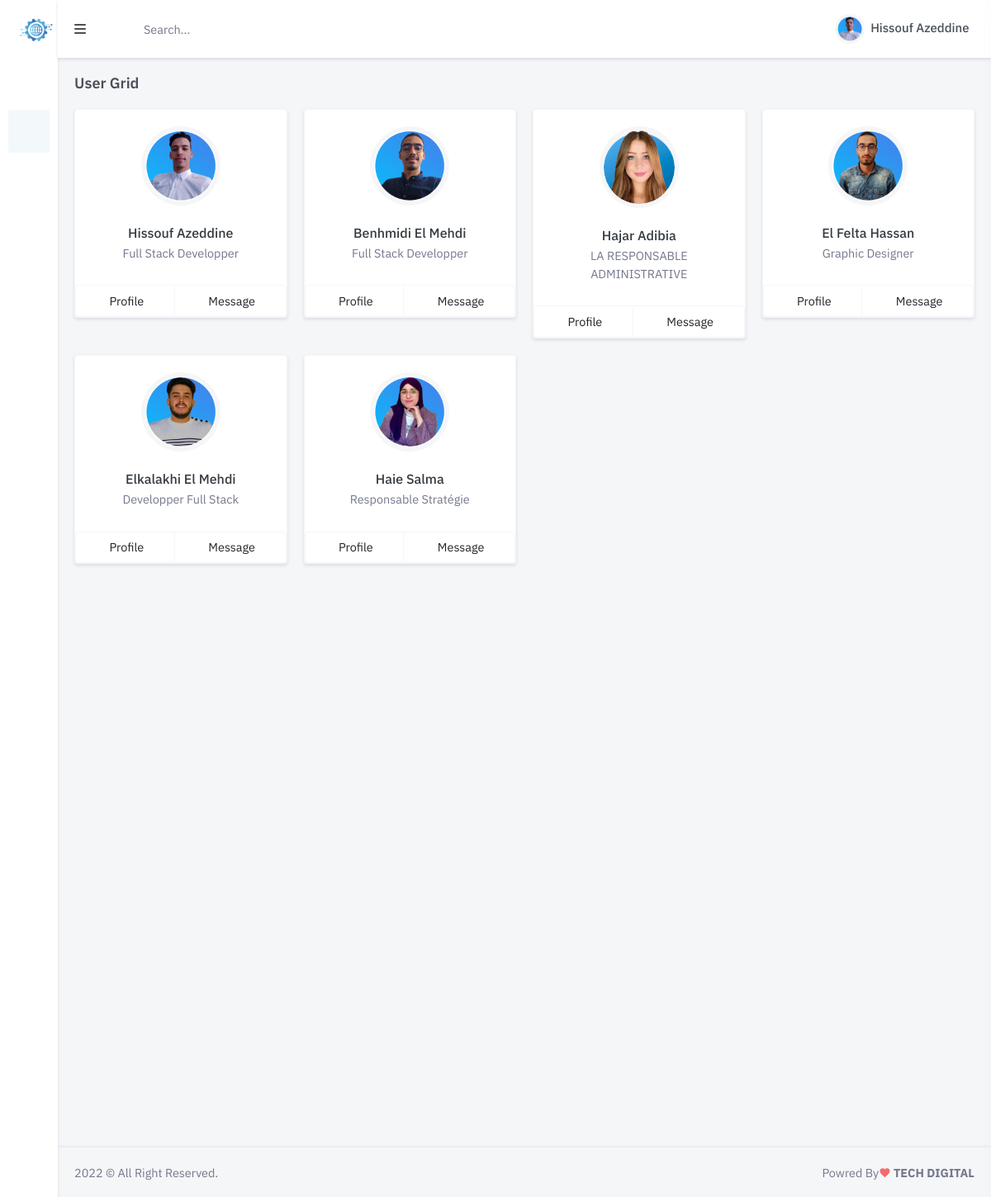
/contacts-grid.php (signed in), run on the app's committed database.
### tables this page shows
CREATE TABLE IF NOT EXISTS `equipe` (
  `ID` int NOT NULL AUTO_INCREMENT,
  `Nom` varchar(120) NOT NULL,
  `Prenom` varchar(120) NOT NULL,
  `jobe` varchar(130) NOT NULL,
  `photo` varchar(255) NOT NULL,
  `Mobile` varchar(20) NOT NULL,
  `Email` varchar(100) NOT NULL,
  `password` varchar(255) NOT NULL,
  `is_delete` varchar(20) NOT NULL DEFAULT '0',
  PRIMARY KEY (`ID`)
);

### contacts-grid.php (the view, shortened to what this page needs)
<!doctype html>
<html lang="en">
<?php
include('include/security.php');
include "./include/head-link.php"?>
    <body>
        <div id="layout-wrapper">
<?php include('./include/header-top.php') ?>
           <?php include "./include/left-sidebar.php"?>
            <div class="main-content">
                <div class="page-content">
                    <div class="container-fluid">
                        <div class="row">
                            <div class="col-12">
                                <div class="page-title-box d-flex align-items-center justify-content-between">
                                    <h4 class="mb-0">User Grid</h4>
                                </div>
                            </div>
                        </div>
                        <div class="row">
                            <?php
                            include './include/connect.php';
                            $req = "SELECT * FROM equipe ";
                            $resry = mysqli_query($connection,$req);
                            if($resry){
                                while($row=mysqli_fetch_assoc($resry)){
                                    $nom = $row['Nom'];
                                    $id = $row['ID'];
                                    $prenom = $row['Prenom'];
                                    $jobe = $row['jobe'];
                                    $img = $row['photo'];
                                    echo '<div class="col-xl-3 col-sm-6">
                                    <div class="card text-center">
                                        <div class="card-body">
                                            <div class="dropdown float-end">
                                                <a class="text-body dropdown-toggle font-size-16" href="#" role="button" data-bs-toggle="dropdown" aria-haspopup="true">
                                                  <i class="uil uil-ellipsis-h"></i>
                                                </a>
                                                <div class="dropdown-menu dropdown-menu-end">
                                                    <a class="dropdown-item" href="#">Edit</a>
                                                    <a class="dropdown-item" href="#">Action</a>
                                                    <a class="dropdown-item" href="#">Remove</a>
                                                </div>
                                            </div>
                                            <div class="clearfix"></div>
                                            <div class="mb-4">
                                                <img src='.$img.' alt="" class="avatar-lg rounded-circle img-thumbnail">
                                            </div>
                                            <h5 class="font-size-16 mb-1"><a href="#" class="text-dark">'.$nom.' '.$prenom.'</a></h5>
                                            <p class="text-muted mb-2">'.$jobe.'</p>
                                        </div>
                                        <div class="btn-group" role="group">
                                            <a href="contacts-profile.php?id='.$id.'" class="btn btn-outline-light text-truncate"><i class="uil uil-user me-1"></i> Profile</a>
                                            <button type="button" class="btn btn-outline-light text-truncate"><i class="uil uil-envelope-alt me-1"></i> Message</button>
                                        </div>
                                    </div>
                                </div>';
                                }
                            }else
                            {
                                die($resry);
                            }
                            ?>
                        </div>
                    </div>
                </div>
                  <?php include "./include/footer.inc.php" ?>
            </div>
        </div>
    </body>
</html>

### include/security.php (shortened to what this page needs)
<link href="../assets/css/bootstrap.min.css" id="bootstrap-style" rel="stylesheet" type="text/css" />
<?php
include("connect.php");
?>

### include/connect.php (shortened to what this page needs)
<link href="../assets/css/bootstrap.min.css" id="bootstrap-style" rel="stylesheet" type="text/css" />

### include/head-link.php (shortened to what this page needs)
<head>
    <link href="assets/css/bootstrap.min.css" id="bootstrap-style" rel="stylesheet" type="text/css" />
    <link href="assets/css/font-awesome.min.css" rel="stylesheet" />
    <link rel="stylesheet" href="assets/css/datatables.min.css">
    <link href="./assets/css/style.css" rel="stylesheet" />
    <link href="assets/libs/select2/css/select2.min.css" rel="stylesheet" type="text/css" />
    <link href="assets/libs/spectrum-colorpicker2/spectrum.min.css" rel="stylesheet" type="text/css">
    <link href="assets/libs/bootstrap-datepicker/css/bootstrap-datepicker.min.css" rel="stylesheet">
    <link href="assets/libs/bootstrap-touchspin/jquery.bootstrap-touchspin.min.css" rel="stylesheet" />
    <link rel="stylesheet" href="assets/libs/%40chenfengyuan/datepicker/datepicker.min.css">
     <link rel="stylesheet" href="assets/libs/flatpickr/flatpickr.min.css">
    <link href="assets/css/icons.min.css" rel="stylesheet" type="text/css" />
    <link href="assets/css/app.min.css" id="app-style" rel="stylesheet" type="text/css" />
    <link rel="stylesheet" href="assets/css/jquery-ui.css">
</head>

### include/header-top.php (shortened to what this page needs)
<header id="page-topbar">
    <div class="navbar-header">
        <div class="d-flex">
            <button type="button" class="btn btn-sm px-3 font-size-16 header-item waves-effect vertical-menu-btn">
                <i class="fa fa-fw fa-bars"></i>
            </button>
            <form class="app-search d-none d-lg-block">
                <div class="position-relative">
                    <input type="text" class="form-control" placeholder="Search...">
                </div>
            </form>
        </div>
        <div class="d-flex">
            <div class="dropdown d-none d-lg-inline-block ms-1">
                <button type="button" class="btn header-item noti-icon waves-effect" data-bs-toggle="fullscreen">
                </button>
            </div>
            <div class="dropdown d-inline-block">
                <button type="button" class="btn header-item noti-icon waves-effect" id="page-header-notifications-dropdown" data-bs-toggle="dropdown" aria-haspopup="true" aria-expanded="false">
                </button>
            </div>
            <div class="dropdown d-inline-block">
                <button type="button" class="btn header-item waves-effect" id="page-header-user-dropdown" data-bs-toggle="dropdown" aria-haspopup="true" aria-expanded="false">
                    <img class="rounded-circle header-profile-user" src="<?php echo $_SESSION['img'] ?>" alt="Header Avatar">
                    <span class="d-none d-xl-inline-block ms-1 fw-medium font-size-15"><?php echo $_SESSION['nom']; ?></span>
                </button>
            </div>
        </div>
    </div>
</header>

### include/left-sidebar.php (shortened to what this page needs)
           <div class="vertical-menu">
<div class="navbar-brand-box">
    <a href="index.php" class="logo logo-dark">
        <span class="logo-sm">
            <img src="assets/images/logo-sm1.png" alt="" height="40">
        </span>
    </a>
</div>
<div data-simplebar class="sidebar-menu-scroll">
    <div id="sidebar-menu">
        <ul class="metismenu list-unstyled" id="side-menu">
            <?php
            $email=$_SESSION['user'];
            $query = " SELECT * FROM login WHERE type='admin' AND email='$email'";
            $resry = $connection->query($query);
            if (mysqli_num_rows($resry)>0) {
                ?>
            <li>
                <a href="index.php">
                </a>
            </li>
            <li>
                <a href="javascript: void(0);" class="has-arrow waves-effect">
                </a>
            </li>
            <li>
                <a href="client.php" class="waves-effect">
                </a>
            </li>
            <li>
                <a href="project.php" class="waves-effect">
                </a>
            </li>
            <li>
                <a href="taches.php" class="waves-effect">
                </a>
            </li>
            <li>
                <a href="calendar.php" class="waves-effect">
                </a>
            </li>
            <li>
                <a href="chat.php" class=" waves-effect">
                </a>
            </li>
            <li>
                <a href="javascript: void(0);" class="has-arrow waves-effect">
                </a>
            </li>
                <?php
            }
            ?>
        </ul>
    </div>
</div>
</div>

### include/footer.inc.php
<footer class="footer">
                    <div class="container-fluid">
                        <div class="row">
                            <div class="col-sm-6">
                                <script>document.write(new Date().getFullYear())</script> © All Right Reserved.
                            </div>
                            <div class="col-sm-6">
                                <div class="text-sm-end d-none d-sm-block">
                                    Powred By<i class="mdi mdi-heart text-danger"></i> <a href="" target="_blank" class="text-reset" style="font-weight: bold;"> TECH DIGITAL </a>
                                </div>
                            </div>
                        </div>
                    </div>
                </footer>

### data on the page
equipe: photo (picture), Nom "Hissouf", Prenom "Azeddine", jobe "Full Stack Developper"
equipe: photo (picture), Nom "Benhmidi", Prenom "El Mehdi", jobe "Full Stack Developper"
equipe: photo (picture), Nom "Hajar", Prenom "Adibia", jobe "LA RESPONSABLE ADMINISTRATIVE"
equipe: photo (picture), Nom "El Felta", Prenom "Hassan", jobe "Graphic Designer"
equipe: photo (picture), Nom "Elkalakhi", Prenom "El Mehdi", jobe "Developper Full Stack"
equipe: photo (picture), Nom "Haie", Prenom "Salma", jobe "Responsable Stratégie"

### other printed values
$_SESSION['nom'] "Hissouf Azeddine"
